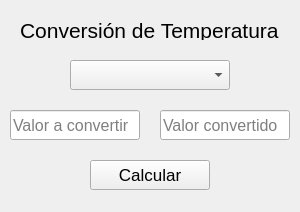
<?xml version="1.0" encoding="UTF-8"?>
<ui version="4.0">
 <class>CalcuTemperatura</class>
 <widget class="QWidget" name="CalcuTemperatura">
  <property name="geometry">
   <rect>
    <x>0</x>
    <y>0</y>
    <width>300</width>
    <height>212</height>
   </rect>
  </property>
  <property name="windowTitle">
   <string notr="true">Calculadora de Temperatuta</string>
  </property>
  <property name="toolTip">
   <string notr="true"/>
  </property>
  <property name="statusTip">
   <string notr="true"/>
  </property>
  <property name="whatsThis">
   <string notr="true"/>
  </property>
  <property name="accessibleName">
   <string notr="true"/>
  </property>
  <property name="accessibleDescription">
   <string notr="true"/>
  </property>
  <property name="locale">
   <locale language="Spanish" country="Peru"/>
  </property>
  <property name="windowFilePath">
   <string notr="true"/>
  </property>
  <widget class="QComboBox" name="listaConversiones">
   <property name="geometry">
    <rect>
     <x>70</x>
     <y>60</y>
     <width>160</width>
     <height>30</height>
    </rect>
   </property>
   <property name="font">
    <font>
     <family>Arial</family>
     <pointsize>12</pointsize>
    </font>
   </property>
   <property name="toolTip">
    <string notr="true"/>
   </property>
   <property name="statusTip">
    <string notr="true"/>
   </property>
   <property name="whatsThis">
    <string notr="true"/>
   </property>
   <property name="accessibleName">
    <string notr="true"/>
   </property>
   <property name="accessibleDescription">
    <string notr="true"/>
   </property>
   <property name="currentText">
    <string notr="true">Convertir...</string>
   </property>
   <property name="placeholderText">
    <string notr="true">Convertir...</string>
   </property>
   <item>
    <property name="text">
     <string notr="true">Celsius a Kelvin</string>
    </property>
   </item>
   <item>
    <property name="text">
     <string notr="true">Celsius a Fahrenheit</string>
    </property>
   </item>
   <item>
    <property name="text">
     <string notr="true">Celsius a Rankine</string>
    </property>
   </item>
   <item>
    <property name="text">
     <string notr="true">Kelvin a Celsius</string>
    </property>
   </item>
   <item>
    <property name="text">
     <string notr="true">Kelvin a Fahrenheit</string>
    </property>
   </item>
   <item>
    <property name="text">
     <string notr="true">Kelvin a Rankine</string>
    </property>
   </item>
   <item>
    <property name="text">
     <string notr="true">Fahrenheit a Celsius</string>
    </property>
   </item>
   <item>
    <property name="text">
     <string notr="true">Fahrenheit a Kelvin</string>
    </property>
   </item>
   <item>
    <property name="text">
     <string notr="true">Fahrenheit a Rankine</string>
    </property>
   </item>
  </widget>
  <widget class="QLineEdit" name="txtEntrada">
   <property name="geometry">
    <rect>
     <x>10</x>
     <y>110</y>
     <width>130</width>
     <height>30</height>
    </rect>
   </property>
   <property name="font">
    <font>
     <family>Arial</family>
     <pointsize>12</pointsize>
    </font>
   </property>
   <property name="toolTip">
    <string notr="true">Aquí escriba el valor que quiere convertir.</string>
   </property>
   <property name="statusTip">
    <string notr="true"/>
   </property>
   <property name="whatsThis">
    <string notr="true"/>
   </property>
   <property name="accessibleName">
    <string notr="true"/>
   </property>
   <property name="accessibleDescription">
    <string notr="true"/>
   </property>
   <property name="text">
    <string notr="true"/>
   </property>
   <property name="placeholderText">
    <string notr="true">Valor a convertir</string>
   </property>
  </widget>
  <widget class="QPushButton" name="bCalcular">
   <property name="geometry">
    <rect>
     <x>90</x>
     <y>160</y>
     <width>120</width>
     <height>30</height>
    </rect>
   </property>
   <property name="font">
    <font>
     <family>Arial</family>
     <pointsize>13</pointsize>
    </font>
   </property>
   <property name="toolTip">
    <string notr="true">Calcular</string>
   </property>
   <property name="statusTip">
    <string notr="true"/>
   </property>
   <property name="whatsThis">
    <string notr="true"/>
   </property>
   <property name="accessibleName">
    <string notr="true"/>
   </property>
   <property name="accessibleDescription">
    <string notr="true"/>
   </property>
   <property name="text">
    <string notr="true">Calcular</string>
   </property>
   <property name="shortcut">
    <string notr="true">Return, Enter</string>
   </property>
  </widget>
  <widget class="QLabel" name="titulo1">
   <property name="geometry">
    <rect>
     <x>20</x>
     <y>20</y>
     <width>260</width>
     <height>20</height>
    </rect>
   </property>
   <property name="font">
    <font>
     <family>Arial</family>
     <pointsize>16</pointsize>
    </font>
   </property>
   <property name="toolTip">
    <string notr="true"/>
   </property>
   <property name="statusTip">
    <string notr="true"/>
   </property>
   <property name="whatsThis">
    <string notr="true"/>
   </property>
   <property name="accessibleName">
    <string notr="true"/>
   </property>
   <property name="accessibleDescription">
    <string notr="true"/>
   </property>
   <property name="locale">
    <locale language="Spanish" country="Peru"/>
   </property>
   <property name="text">
    <string>Conversión de Temperatura</string>
   </property>
  </widget>
  <widget class="QLineEdit" name="txtSalida">
   <property name="geometry">
    <rect>
     <x>160</x>
     <y>110</y>
     <width>130</width>
     <height>30</height>
    </rect>
   </property>
   <property name="font">
    <font>
     <family>Arial</family>
     <pointsize>12</pointsize>
    </font>
   </property>
   <property name="toolTip">
    <string notr="true">Aquí verá el valor convertido.</string>
   </property>
   <property name="statusTip">
    <string notr="true"/>
   </property>
   <property name="whatsThis">
    <string notr="true"/>
   </property>
   <property name="accessibleName">
    <string notr="true"/>
   </property>
   <property name="accessibleDescription">
    <string notr="true"/>
   </property>
   <property name="text">
    <string notr="true"/>
   </property>
   <property name="readOnly">
    <bool>true</bool>
   </property>
   <property name="placeholderText">
    <string notr="true">Valor convertido</string>
   </property>
  </widget>
 </widget>
 <resources/>
 <connections/>
</ui>
